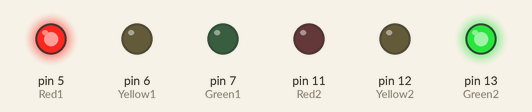
Recording of a sketch running on a simulated Arduino Uno, built with avr-gcc and run on an emulated ATmega328P. On the bench: output pins drawn as LEDs (lit = HIGH).

Above: at 5.0 s.
At 20.0 s:
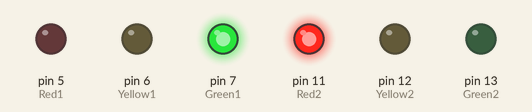
At 27.5 s:
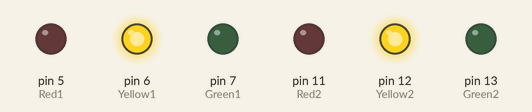
Timing chart, 0 to 39.0 s (numbered marks = the images above):
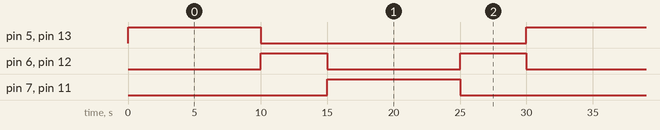

Measured:
- by itself, pin 5 (Red1), pin 7 (Green1), pin 11 (Red2), pin 13 (Green2): alternates HIGH for 10.0 s and LOW for 20.0 s
- by itself, pin 6 (Yellow1), pin 12 (Yellow2): alternates HIGH for 5.0 s and LOW for 10.0 s
- by itself, everything shown: repeats every 30.0 s, in 4 steps

The sketch:

trial_21.ino
```cpp
// C++ code
//
int Red1=5;
int Green1=7;
int Yellow1=6;

int Red2=11;
int Green2=13;
int Yellow2=12;

void setup()
{
  pinMode(Red1,OUTPUT);
  pinMode(Green1,OUTPUT);
  pinMode(Yellow1,OUTPUT);

  pinMode(Red2,OUTPUT);
  pinMode(Green2,OUTPUT);
  pinMode(Yellow2,OUTPUT);


}

void loop()
{

 digitalWrite(Red1,HIGH);
 digitalWrite(Green2,HIGH);
 digitalWrite(Yellow1,LOW);
 digitalWrite(Green1,LOW);
 digitalWrite(Yellow2,LOW);
 digitalWrite(Red2,LOW);
 delay(10000);

 digitalWrite(Yellow1,HIGH);
 digitalWrite(Yellow2,HIGH);
 digitalWrite(Red1,LOW);
 digitalWrite(Green1,LOW);
 digitalWrite(Red2,LOW);
 digitalWrite(Green2,LOW);
 delay(5000);

 digitalWrite(Green1,HIGH);
 digitalWrite(Red2,HIGH);
 digitalWrite(Red1,LOW);
 digitalWrite(Green2,LOW);
 digitalWrite(Yellow1,LOW);
 digitalWrite(Yellow2,LOW);
 delay(10000);

 digitalWrite(Yellow1,HIGH);
 digitalWrite(Yellow2,HIGH);
 digitalWrite(Red1,LOW);
 digitalWrite(Green1,LOW);
 digitalWrite(Red2,LOW);
 digitalWrite(Green2,LOW);
 delay(5000);


}
```
